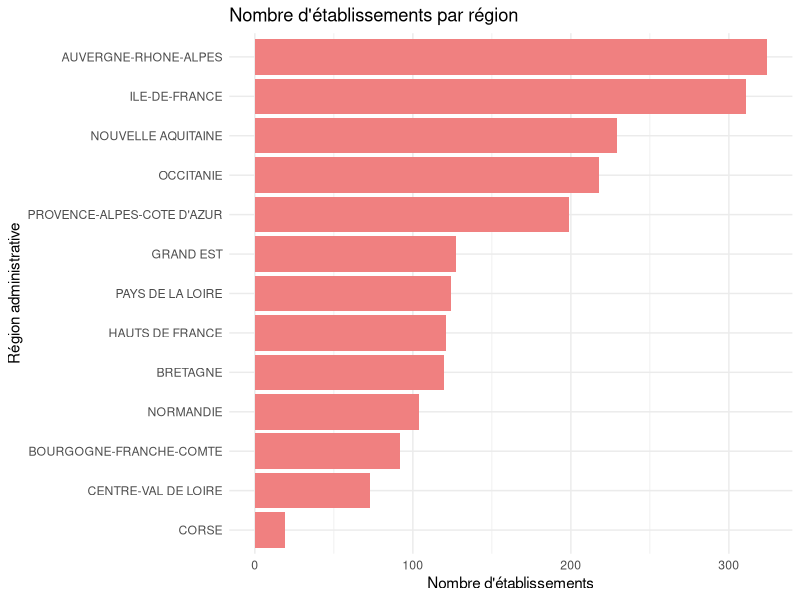
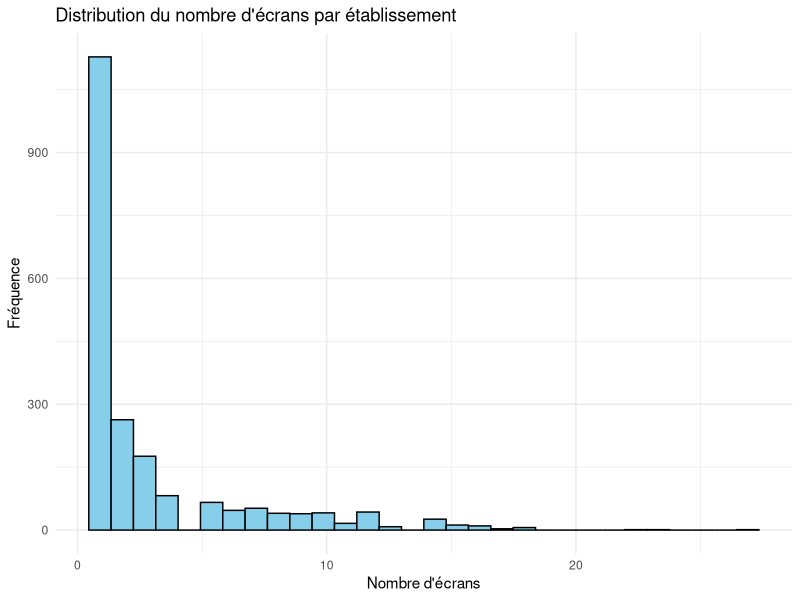
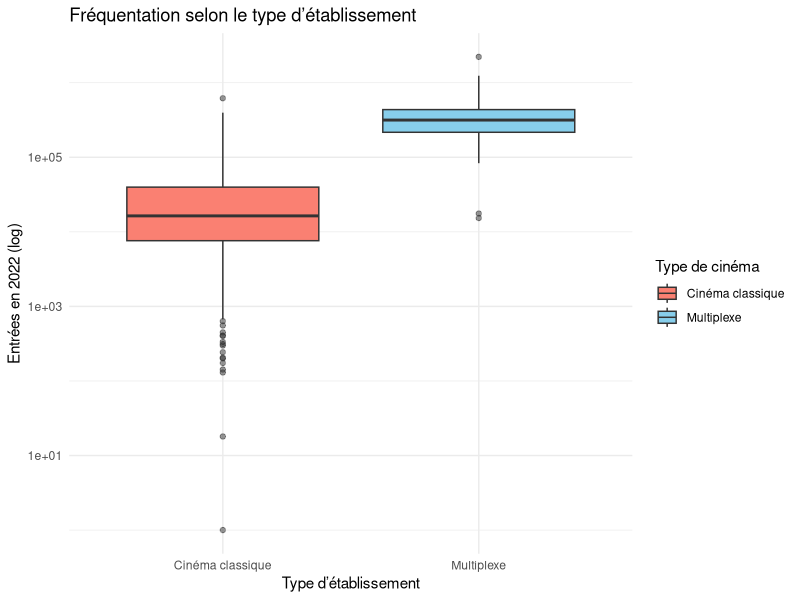
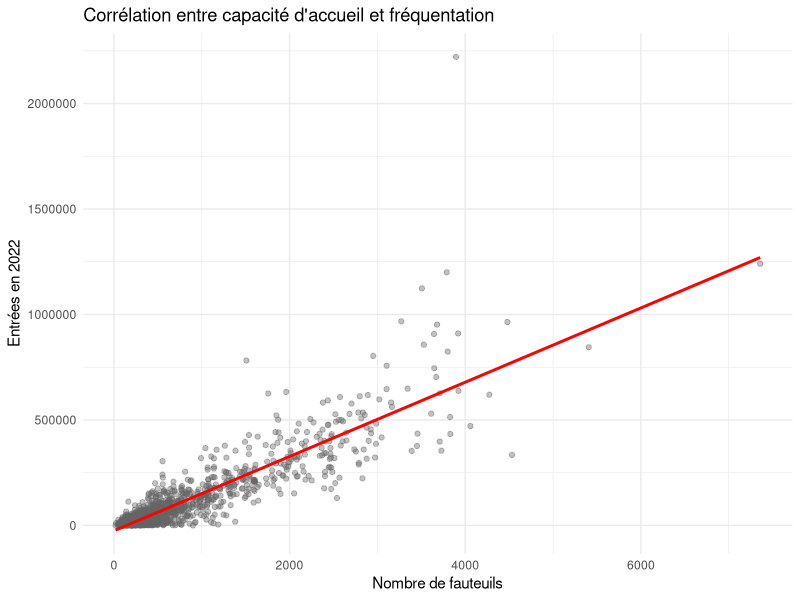
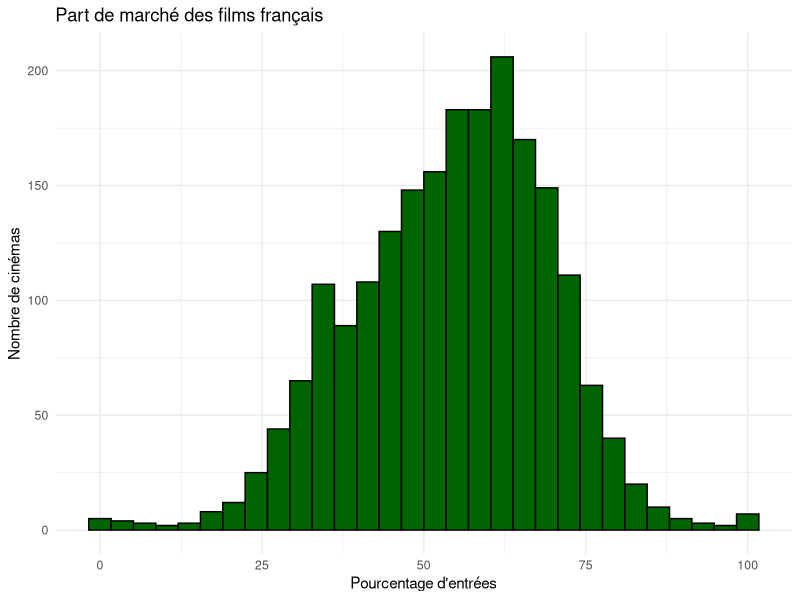
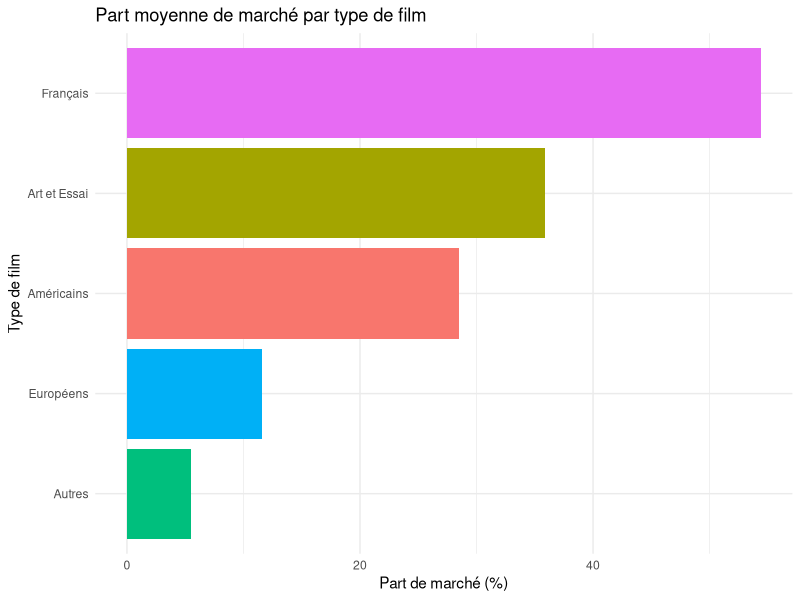
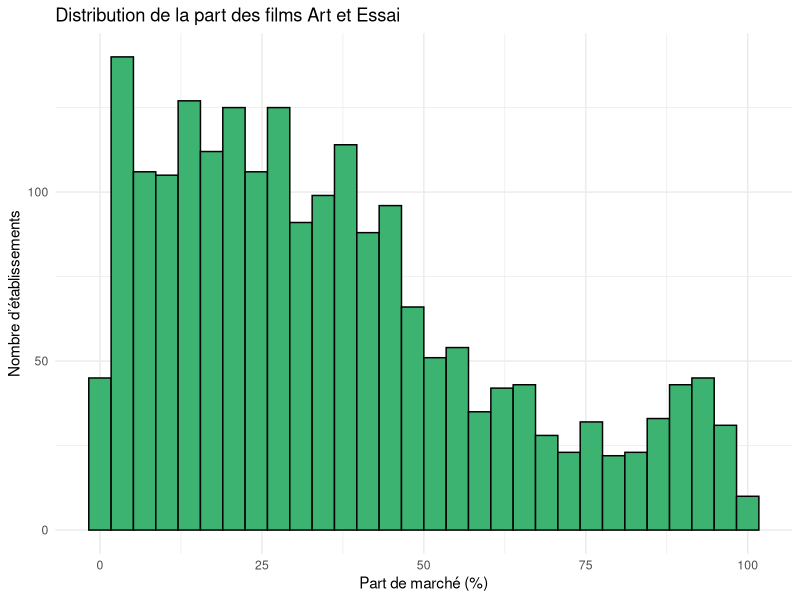
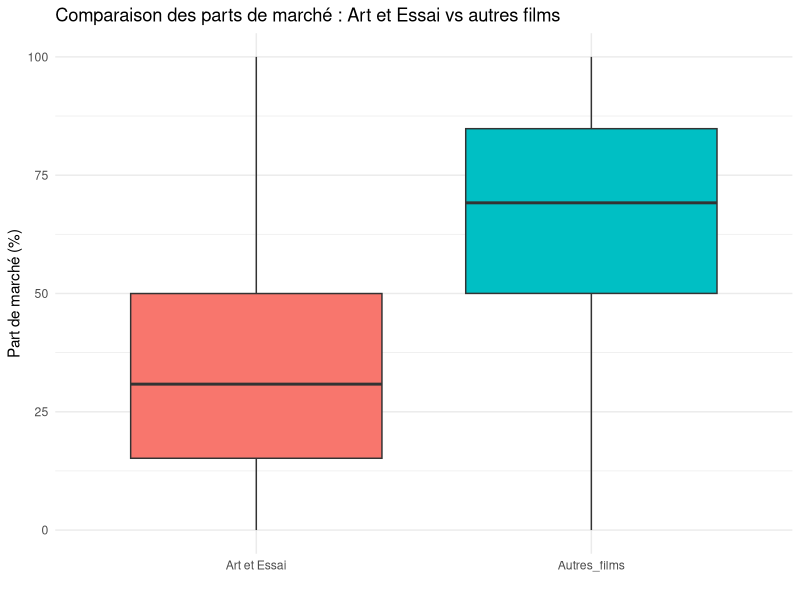

These figures' R source, in order:
## ---- chunk 1
knitr::opts_chunk$set(echo = FALSE, warning = FALSE, message = FALSE)
library(tidyverse)
library(ggplot2)
library(dplyr)
library(readr)
library(kableExtra)
library(ggthemes)
library(tidyr)
## ---- chunk 2
data <- read_delim("data/etablissements-cinematographiques.csv", delim = ";")
## ---- chunk 3
data %>% 
  count(`région administrative`) %>%
  ggplot(aes(x = reorder(`région administrative`, n), y = n)) +
  geom_col(fill = "lightcoral") +
  coord_flip() +
  labs(title = "Nombre d'établissements par région", x = "Région administrative", y = "Nombre d'établissements") +
  theme_minimal()
## ---- chunk 4
ggplot(data, aes(x = écrans)) +
  geom_histogram(bins = 30, fill = "skyblue", color = "black") +
  labs(title = "Distribution du nombre d'écrans par établissement", x = "Nombre d'écrans", y = "Fréquence") +
  theme_minimal()
## ---- chunk 5
data %>%
  mutate(multiplexe_label = if_else(multiplexe == "OUI", "Multiplexe", "Cinéma classique")) %>%
  ggplot(aes(x = multiplexe_label, y = `entrées 2022`, fill = multiplexe_label)) +
  geom_boxplot(outlier.size = 1.5, outlier.alpha = 0.5) +
  scale_y_log10() +
  scale_fill_manual(values = c("Cinéma classique" = "salmon", "Multiplexe" = "skyblue")) +
  labs(
    title = "Fréquentation selon le type d’établissement",
    x = "Type d’établissement",
    y = "Entrées en 2022 (log)",
    fill = "Type de cinéma"
  ) +
  theme_minimal()
## ---- chunk 6
ggplot(data, aes(x = fauteuils, y = `entrées 2022`)) +
  geom_point(alpha = 0.4, color = "gray40") +
  geom_smooth(method = "lm", se = FALSE, color = "red") +
  labs(title = "Corrélation entre capacité d'accueil et fréquentation", x = "Nombre de fauteuils", y = "Entrées en 2022") +
  theme_minimal()
## ---- chunk 7
ggplot(data, aes(x = `PdM en entrées des films français`)) +
  geom_histogram(bins = 30, fill = "darkgreen", color = "black") +
  labs(title = "Part de marché des films français", x = "Pourcentage d'entrées", y = "Nombre de cinémas") +
  theme_minimal()
## ---- chunk 8
data_types <- data %>%
  select(`PdM en entrées des films français`,
         `PdM en entrées des films américains`,
         `PdM en entrées des films européens`,
         `PdM en entrées des autres films`,
         `PdM en entrées des films Art et Essai`) %>%
  drop_na() %>%
  rename(Français = `PdM en entrées des films français`,
         Américains = `PdM en entrées des films américains`,
         Européens = `PdM en entrées des films européens`,
         Autres = `PdM en entrées des autres films`,
         `Art et Essai` = `PdM en entrées des films Art et Essai`)

data_types %>%
  summarise(across(everything(), mean, na.rm = TRUE)) %>%
  pivot_longer(everything(), names_to = "Type", values_to = "Part_moyenne") %>%
  ggplot(aes(x = reorder(Type, Part_moyenne), y = Part_moyenne, fill = Type)) +
  geom_col() +
  coord_flip() +
  labs(title = "Part moyenne de marché par type de film", x = "Type de film", y = "Part de marché (%)") +
  theme_minimal() +
  theme(legend.position = "none")
## ---- chunk 9
ggplot(data, aes(x = `PdM en entrées des films Art et Essai`)) +
  geom_histogram(bins = 30, fill = "mediumseagreen", color = "black") +
  labs(title = "Distribution de la part des films Art et Essai", x = "Part de marché (%)", y = "Nombre d’établissements") +
  theme_minimal()
## ---- chunk 10
data_comp <- data_types %>%
  mutate(Autres_films = Français + Américains + Européens + Autres - `Art et Essai`) %>%
  select(`Art et Essai`, Autres_films) %>%
  pivot_longer(cols = everything(), names_to = "Type", values_to = "Part")

ggplot(data_comp, aes(x = Type, y = Part, fill = Type)) +
  geom_boxplot() +
  labs(title = "Comparaison des parts de marché : Art et Essai vs autres films", x = "", y = "Part de marché (%)") +
  theme_minimal() +
  theme(legend.position = "none")
## ---- chunk 11
ggplot(data, aes(x = `zone de la commune`, y = `PdM en entrées des films Art et Essai`, fill = `zone de la commune`)) +
  geom_boxplot() +
  labs(title = "Part des films Art et Essai selon la zone géographique", x = "Zone de la commune", y = "% d'entrées Art et Essai", fill = "Zone") +
  theme_minimal()
